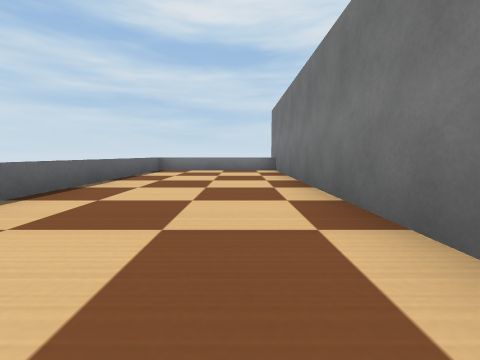
View 1 (above)

16 first-person views from a walk through a world built for the Webots simulator. The camera is 0.12 m above the floor, tilts 6° down and sees 90° across. The floor is counted in squares, 0.25 m on a side. Each view is taken from the middle of a square. On the plan, view 1 faces up. The plan holds only what a view shows up to about 9 squares ahead; the rest is blank. The robots in the file are not drawn. Simple shapes and patterns stand in for the simulator's stock objects.

View 2
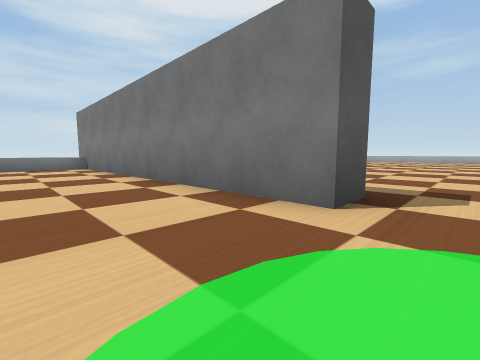

View 3
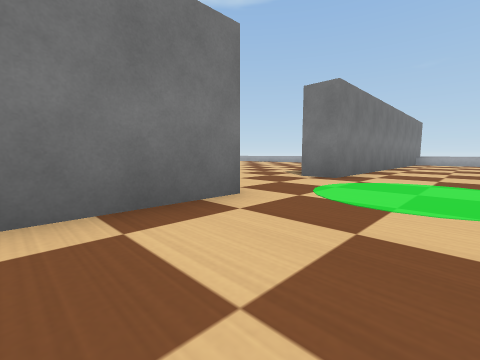

View 4
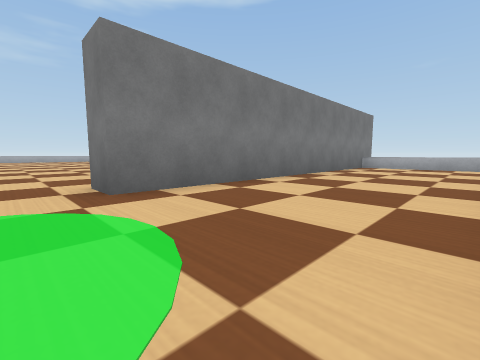

View 5
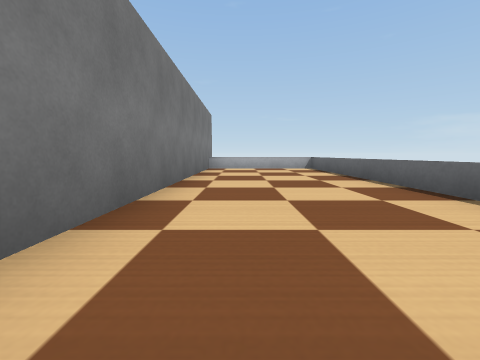

View 6
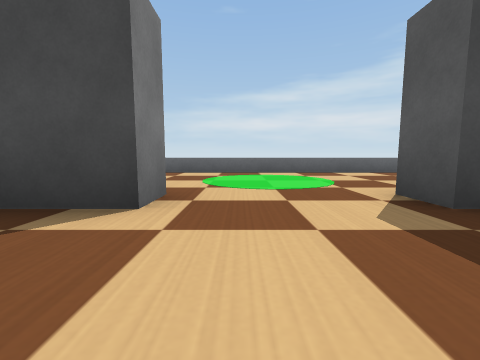

View 7
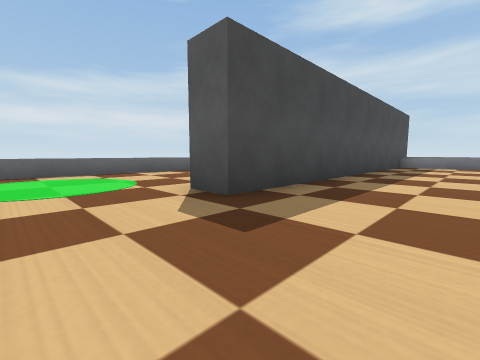

View 8
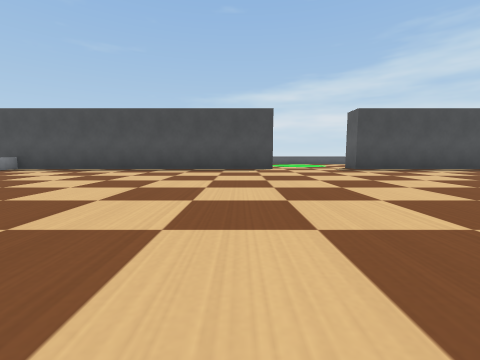

View 9
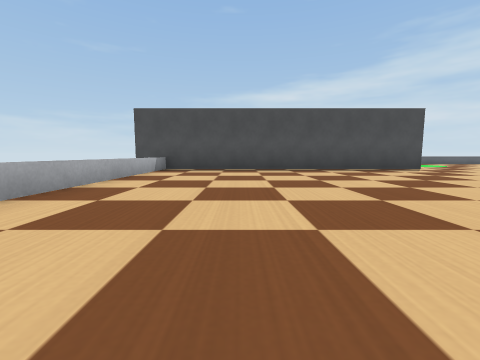

View 10
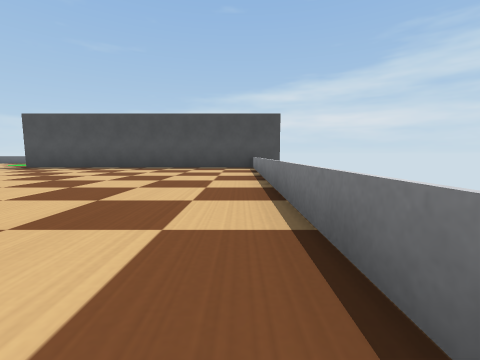

View 11
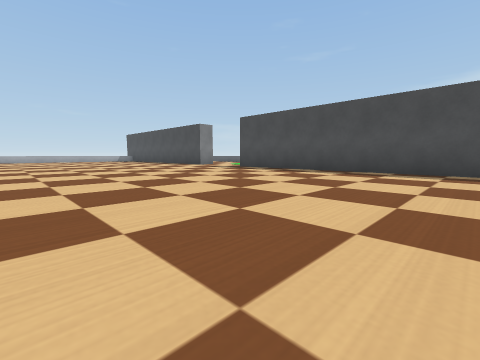

View 12
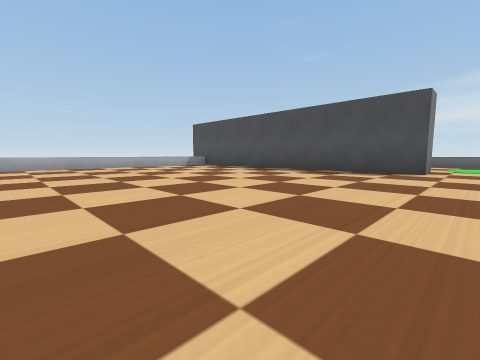

View 13
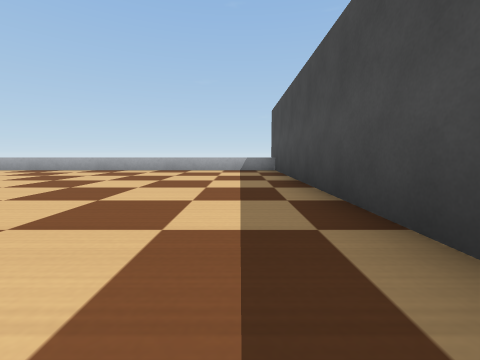

View 14
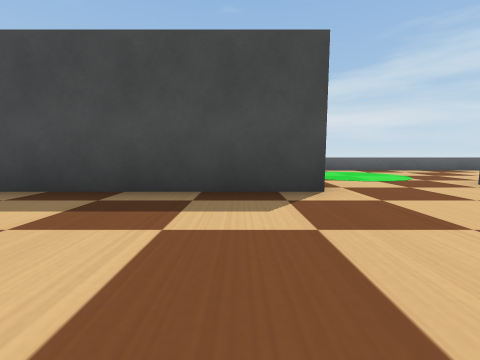

View 15
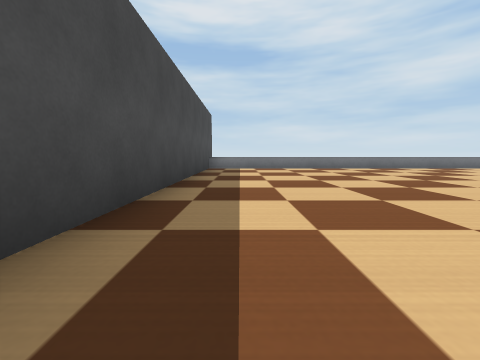

View 16
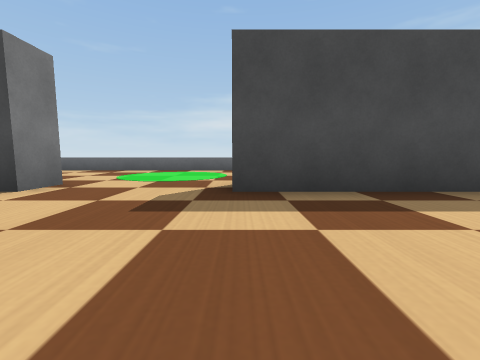

### Floor plan
Key: @ floor where view 1 was taken; # wall or solid block; . floor; = window, fence, low wall or low ledge; B barrier.
Columns run from 3 left of view 1 to 12 right of it. Each row starts with its distance up from view 1.
  8 #===BB==========
  7 =...BB.........
  6 =...BB........
  5 =...BB.......
  4 =...BB.......
  3 =...BB.......
  2 =...BB.......
  1 =...BB.......
  0 =..@BB.......
 -1 =...BB........
 -2 =.............
 -3 =.............
 -4 =...BB.......
 -5 =...BB........
 -6 =...BB.......
 -7 =...BB.......
 -8 =...BB.......
 -9 =...BB.......
-10 =...BB........
-11 =...BB.......
-12 =...BB........
-13 #===BB=========

Where each view was taken, in squares from view 1:
view 1: 0 up, 0 right, facing up
view 2: 2 down, 1 left, facing up-right
view 3: 1 up, 1 left, facing down-right
view 4: 3 down, 2 left, facing down-right
view 5: 4 down, 0 right, facing down
view 6: 3 down, 4 right, facing left
view 7: 3 down, 4 right, facing up-left
view 8: 5 down, 10 right, facing left
view 9: 10 down, 10 right, facing left
view 10: 7 up, 11 right, facing left
view 11: 6 up, 9 right, facing down-left
view 12: 3 down, 9 right, facing down-left
view 13: 5 down, 3 right, facing down
view 14: 5 down, 5 right, facing left
view 15: 1 down, 3 right, facing up
view 16: 1 down, 5 right, facing left
